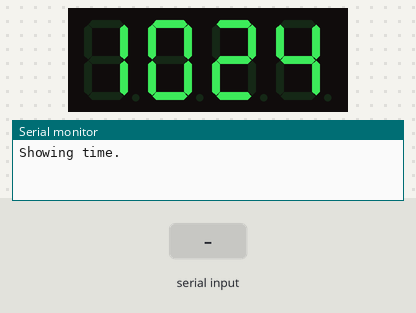
Bench run of a sketch on a simulated Arduino Uno, built with avr-gcc and run on an emulated ATmega328P. Parts: 4-digit seven-segment display, the last lines printed to the serial monitor. Inputs (shaded band) come from the test bench. The local clock reads 2024-03-15 10:24:30 at power-on unless the sketch sets it.

Above: at 1.2 s.
1.3 s: "1" received over Serial
At 1.76 s:
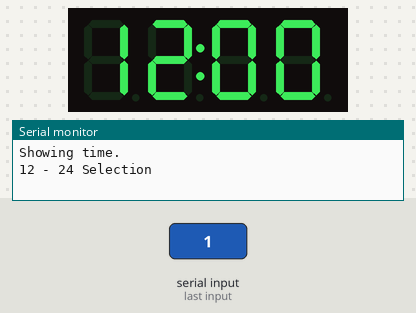
2.8 s: "1" received over Serial
At 3.4 s:
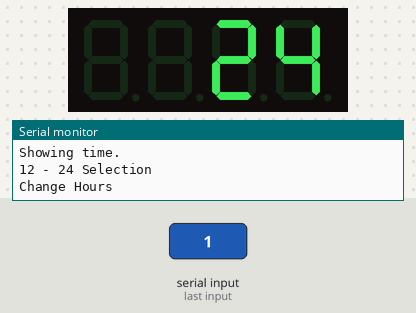
Timing chart, 0 to 5.8 s (numbered marks = the images above; inputs shaded):
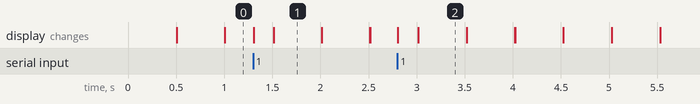

Measured:
- after the input at 1.3 s, the display: first changes at once (image 1 shows a later state)

The sketch:

clock.ino
```cpp
#include <Wire.h>
#include "libs/Adafruit_LEDBackpack.h"
#include "libs/Adafruit_GFX.h"
#include "libs/RTClib.h"

char *CURRENT_MODE_PROMPTS[] = {
  "Showing Time",
  "12 - 24 Selection",
  "Change Hours",
  "Change Minutes",
  "Change Brightness"
};

RTC_DS3231 RTC;
Adafruit_7segment disp = Adafruit_7segment();

TimeSpan ONE_MINUTE = TimeSpan(60);
TimeSpan ONE_HOUR   = TimeSpan(60 * 60);

bool IS_PM        = false;
bool TIME_24_HOUR = false;
bool SHOW_COLON   = false;

int COLON_BLINK_RATE = 500;  // half second
int MODE_TIMEOUT     = 30000;    // 30 seconds

int BRIGHTNESS = 10;
int MODE       = 0;
int HOUR       = 0;
int MINUTE     = 0;

long COLON_TIMER;
long MODE_TIMER;

void setup () {
  Serial.begin(9600);

  Wire.begin();
  RTC.begin();
  // Uncomment to set to time of compilation
  // RTC.adjust(DateTime(__DATE__, __TIME__));

  disp.begin(0x70);
  disp.setBrightness(BRIGHTNESS);

  COLON_TIMER = millis();
  MODE_TIMER = millis();

  Serial.println("Showing time.");  // Know when interactive.
}

void loop () {
  getTime();
  readOptions();
  modeTimeout();
  disp.clear();
  switch (MODE) {
    case 0:  // Display Time
      showHour();
      showMinute();
      break;
    case 1:  // 12 - 24 selection
      if (SHOW_COLON) disp.print((TIME_24_HOUR ? 24 : 12) * 100);
      break;
    case 2:  // Change Hours.
      if (SHOW_COLON) showHour();
      showMinute();
      break;
    case 3:  // Change Minutes.
      showHour();
      if (SHOW_COLON) showMinute();
      break;
    case 4:  // Change Brightness
      disp.print(BRIGHTNESS);
      break;
    default: // catch
      disp.print(MODE);
  }
  blinkColon();
  disp.writeDisplay();
}

void modeTimeout () {
  if ((millis() - MODE_TIMER) > MODE_TIMEOUT) {
    MODE = 0;
  }
}

void blinkColon () {
  if ((millis() - COLON_TIMER) > COLON_BLINK_RATE) {
    COLON_TIMER = millis();
    SHOW_COLON = !SHOW_COLON;
  }
  disp.drawColon(SHOW_COLON);
}

void showHour () {
  // Only print first digit for 24 hour time
  // And greater than 10
  if (TIME_24_HOUR || (HOUR / 10) > 0) {
    disp.writeDigitNum(0, HOUR / 10);
  }
  disp.writeDigitNum(1, HOUR % 10);
}

void showMinute () {
  disp.writeDigitNum(3, MINUTE / 10);
  disp.writeDigitNum(4, MINUTE % 10, IS_PM);
}

void readOptions () {
  if (Serial.available()) {
    char ch = Serial.read();
    // reset modeTimer when interaction.
    if (ch) MODE_TIMER = millis();

    if (ch == '1') {
      incrementMode();
    } else if (ch == '2') {
      switch (MODE) {
        case 1:
          TIME_24_HOUR = !TIME_24_HOUR;
          break;
        case 2:
          incrementHour();
          break;
        case 3:
          incrementMinute();
          break;
        case 4:
          incrementBrightness();
          break;
      }
    }
  }
}

void incrementMode () {
  MODE_TIMER = millis();
  MODE += 1;
  if (MODE > 4) MODE = 0;
  Serial.println(CURRENT_MODE_PROMPTS[MODE]);
}

void incrementHour () {
  RTC.adjust(RTC.now() + ONE_HOUR);
}

void incrementMinute () {
  if (MINUTE == 59) {
    // Don't increase the hour when adjusting minutes.
    RTC.adjust(RTC.now() - (ONE_HOUR - ONE_MINUTE));
  } else {
    RTC.adjust(RTC.now() + ONE_MINUTE);
  }
}

void incrementBrightness () {
  BRIGHTNESS += 1;
  if (BRIGHTNESS > 15) BRIGHTNESS = 0;
  disp.setBrightness(BRIGHTNESS);
}

void getTime () {
  DateTime now = RTC.now();
  HOUR = now.hour();
  MINUTE = now.minute();

  IS_PM = HOUR > 12;

  if (!TIME_24_HOUR) {
    if (HOUR > 12) HOUR -= 12;
    if (HOUR == 0) HOUR  = 12;
  }
}
```
